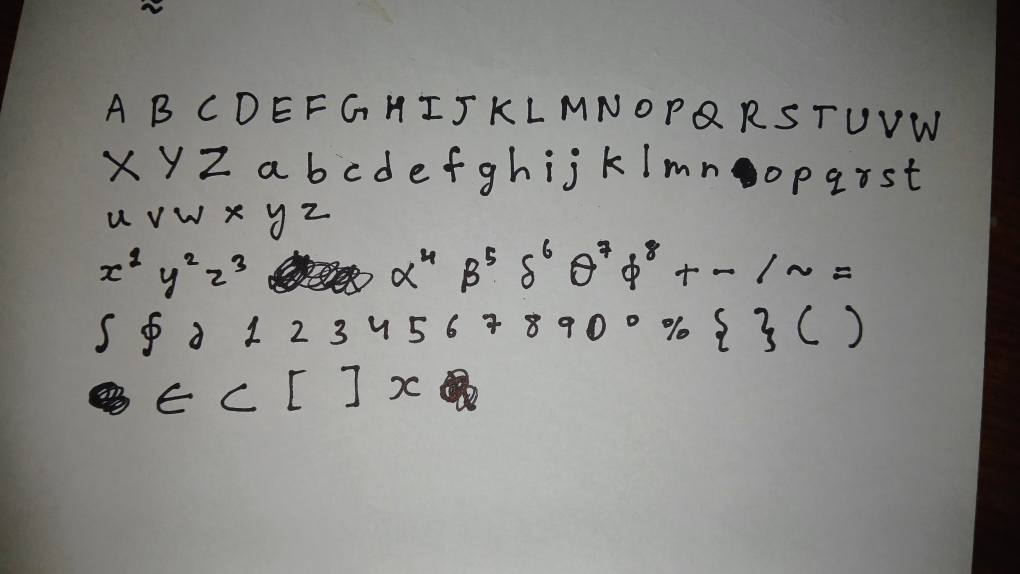
#> input picture examples/greek_math_sheet/sheet.jpg, 4080 x 2296 px (shown at 1/4 size)
$ python -i segment.py   (imports and definitions only)
#> lines starting #> are read from the running program, lines starting #| are printed output that depends on the picture; after the words box and inside, x2 and y2 are one past the last pixel; in counts of white or black regions, pixels touching at a corner belong together
### handtex/preprocess.py
"""Image preprocessing for robust glyph detection.

A photo of a whiteboard or a sheet of paper is rarely clean: it can be tilted,
unevenly lit, low-contrast, or the wrong size. This module fixes those before
segmentation so *every* letter and symbol is detectable:

    resize  →  flatten illumination  →  stretch contrast  →  deskew

Each step is conservative and a no-op on already-clean input, so it is safe to
run by default (see ``handtex.ocr.local.segment.segment_image``).
"""

from __future__ import annotations

from dataclasses import dataclass
from typing import Union

import numpy as np
from PIL import Image
from skimage.exposure import rescale_intensity
from skimage.filters import gaussian, threshold_otsu
from skimage.transform import rotate

ImageLike = Union[str, np.ndarray, Image.Image]


@dataclass
class PreprocessParams:
    min_height: int = 900       # upscale shorter images so glyphs are big enough
    max_height: int = 1600      # downscale taller images for speed
    illumination: bool = True   # flatten shadows / lighting gradients
    contrast: bool = True       # stretch to the full tonal range
    deskew: bool = True         # rotate the page upright
    max_skew_deg: float = 12.0  # search range for skew estimation
    min_skew_deg: float = 0.3   # ignore skew below this (avoid needless blur)


def to_grayscale(image: ImageLike) -> np.ndarray:
    """Load anything into a uint8 grayscale array."""
    if isinstance(image, str):
        return np.asarray(Image.open(image).convert("L"))
    if isinstance(image, Image.Image):
        return np.asarray(image.convert("L"))
    arr = np.asarray(image)
    if arr.ndim == 3:
        arr = np.asarray(Image.fromarray(arr).convert("L"))
    return arr.astype(np.uint8)


def resize_for_ocr(gray: np.ndarray, min_height: int, max_height: int) -> np.ndarray:
    """Scale so the image height lands in ``[min_height, max_height]``."""
#> called with min_height = 900, max_height = 1600
    h = gray.shape[0]
#> h = 2296
    if h == 0:
        return gray
    scale = 1.0
    if h < min_height:
        scale = min_height / h
    elif h > max_height:
        scale = max_height / h
#> scale = 0.697
    if abs(scale - 1.0) < 1e-3:
        return gray
    img = Image.fromarray(gray)
    new = (max(1, round(gray.shape[1] * scale)), max(1, round(h * scale)))
#> new = (2843, 1600)
    return np.asarray(img.resize(new, Image.LANCZOS))
#> returned value: shape (1600, 2843)


def flatten_illumination(gray: np.ndarray) -> np.ndarray:
    """Divide out smooth lighting gradients (shadows, vignetting).

    Estimates the local paper brightness with a large Gaussian blur and
    normalizes against it, so dark ink stands out evenly across the frame.
    """
    g = gray.astype(np.float32)
    sigma = max(gray.shape) / 30.0
#> sigma = 94.77
    background = gaussian(g, sigma=sigma, preserve_range=True)
    background = np.maximum(background, 1.0)
    norm = g / background
    norm = np.clip(norm, 0.0, 1.0)
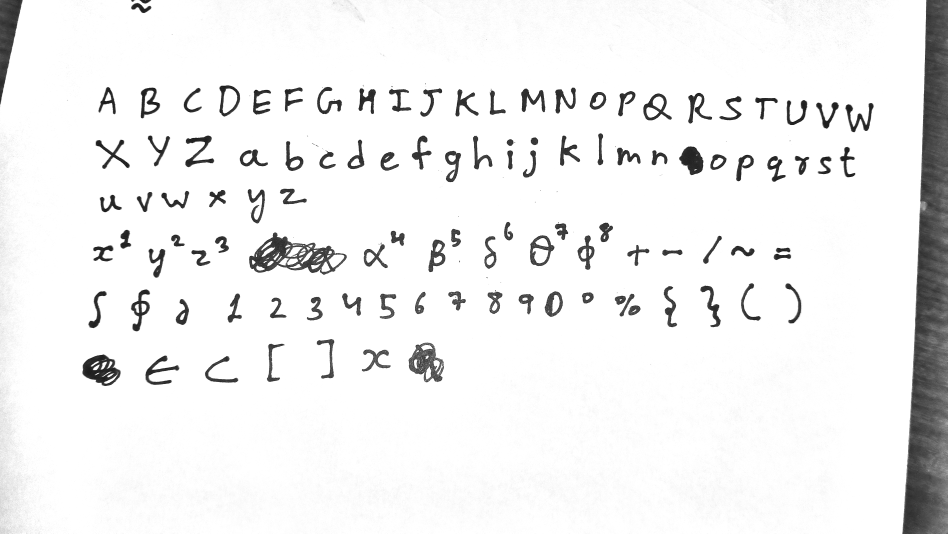
#> norm: shape (1600, 2843) float32 (shown at 1/3 size); min 0, max 1, mean 0.942
    return (norm * 255).astype(np.uint8)


def stretch_contrast(gray: np.ndarray, low_pct: float = 2.0, high_pct: float = 98.0) -> np.ndarray:
    """Percentile contrast stretch to the full 0–255 range."""
#> called with low_pct = 2, high_pct = 98
    lo, hi = np.percentile(gray, (low_pct, high_pct))
#> lo = 52; hi = 255
    if hi - lo < 1e-3:
        return gray
    out = rescale_intensity(gray, in_range=(lo, hi), out_range=(0, 255))
    return out.astype(np.uint8)


def estimate_skew(gray: np.ndarray, max_skew_deg: float = 12.0, step: float = 0.5) -> float:
    """Estimate page skew in degrees via projection-profile sharpness.

    The correct rotation makes text rows align horizontally, which maximizes
    the variance of the row-sum profile of the ink mask.
    """
#> called with max_skew_deg = 12, step = 0.5
    # Work on a small binary copy for speed.
    small = Image.fromarray(gray)
    scale = 600.0 / max(gray.shape)
#> scale = 0.211
    if scale < 1.0:
        small = small.resize((max(1, int(gray.shape[1] * scale)),
                              max(1, int(gray.shape[0] * scale))), Image.BILINEAR)
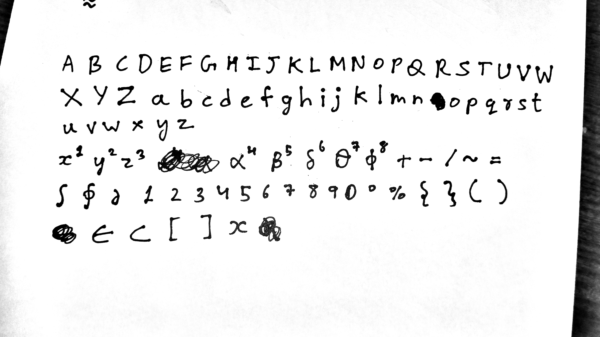
#> small: PIL image 600x337 L; min 0, max 255, mean 236.4
    arr = np.asarray(small)
    try:
        thr = threshold_otsu(arr)
#> thr = 149
    except Exception:
        thr = 128
    ink = (arr < thr).astype(np.float32)
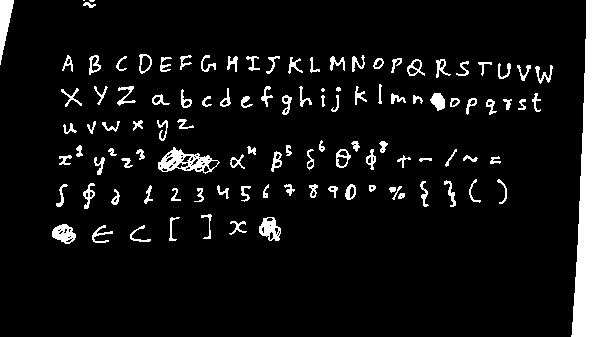
#> ink: shape (337, 600) float32; values 0 (black) and 1 (white), 7.9% white; 110 white regions (4 under 20 px), largest, box (x1, y1, x2, y2) and area: (571, 0, 600, 337) 6630, (158, 147, 220, 174) 712, (0, 0, 14, 65) 479
    if ink.sum() < 10:
        return 0.0

    best_angle, best_score = 0.0, -1.0
    angle = -max_skew_deg
    while angle <= max_skew_deg + 1e-6:
        rotated = rotate(ink, angle, resize=False, order=0, preserve_range=True)
        profile = rotated.sum(axis=1)
        score = float(np.var(np.diff(profile)))
        if score > best_score:
            best_score, best_angle = score, angle
        angle += step
#> this loop made 49 passes
#> (score, best_score, best_angle) on passes 1, 2, 3, 10, 12, 17, 19, 20, 21, 22, 24, 26: (25.98, 25.98, -12), (29.41, 29.41, -11.5), (34.53, 34.53, -11), (34.97, 34.97, -7.5), (36.72, 36.72, -6.5), (38.82, 38.82, -4), (40.71, 40.71, -3), (45.66, 45.66, -2.5), (51.99, 51.99, -2), (59.93, 59.93, -1.5), (64.09, 64.09, -0.5), (71.11, 71.11, 0.5)
#> score on passes 4 to 9: 33.54, 28.15, 29.45, 32.96, 31.42, 25.76
#> pass 1, in estimate_skew, `rotated = rotate(ink, angle, resize=False, order=0, preserve_range=True)`:
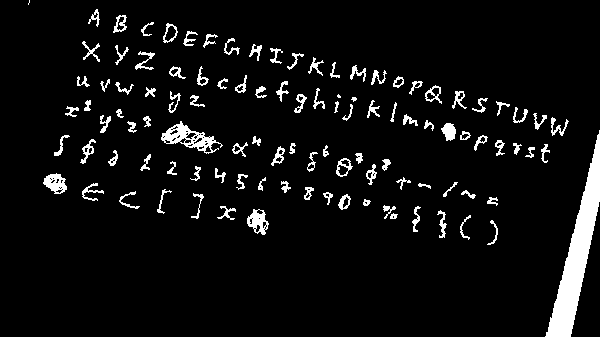
#> rotated: shape (337, 600) float32; values 0 (black) and 1 (white), 6.1% white; 106 white regions (3 under 20 px), largest, box (x1, y1, x2, y2) and area: (545, 130, 600, 337) 3619, (161, 121, 223, 154) 709, (247, 209, 269, 235) 310
#> after the loop, angle = 12.5; best_angle = 0.5; best_score = 71.11
#> in preprocess, `angle = estimate_skew(gray, p.max_skew_deg)`: angle = 0.5
    return best_angle


def deskew(gray: np.ndarray, angle: float) -> np.ndarray:
    """Rotate by ``angle`` degrees, keeping the paper background white."""
#> called with angle = 0.5
    # cval is in the same 0–255 range as the data (preserve_range): fill the
    # exposed corners with white paper, not black.
    rotated = rotate(gray, angle, resize=True, order=1, mode="constant",
                     cval=255.0, preserve_range=True)
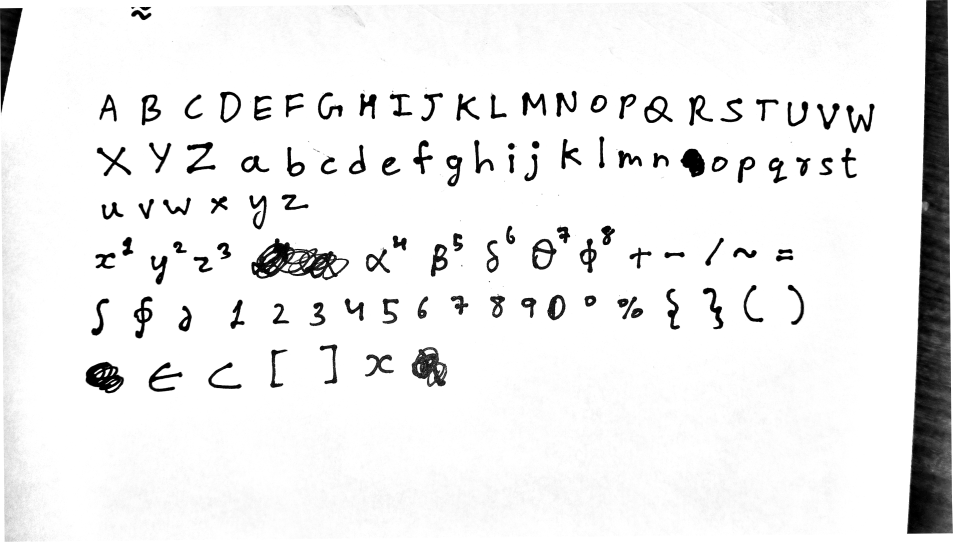
#> rotated: shape (1625, 2857) float64 (shown at 1/3 size); min 0, max 255, mean 236.7
    return np.clip(rotated, 0, 255).astype(np.uint8)
#> returned value: shape (1625, 2857)


def preprocess(image: ImageLike, params: PreprocessParams | None = None) -> np.ndarray:
    """Return a cleaned uint8 grayscale image ready for segmentation."""
    p = params or PreprocessParams()
    gray = to_grayscale(image)
    gray = resize_for_ocr(gray, p.min_height, p.max_height)
    if p.illumination:
        gray = flatten_illumination(gray)
    if p.contrast:
        gray = stretch_contrast(gray)
    if p.deskew:
        angle = estimate_skew(gray, p.max_skew_deg)
        if abs(angle) >= p.min_skew_deg:
            gray = deskew(gray, angle)
    return gray

### handtex/types.py
"""Core data types shared across the pipeline.

The whole pipeline is a series of transforms over these structures::

    image --ocr--> list[RecognizedGlyph]
          --layout--> Document
          --latex/render--> .tex / .png
"""

from __future__ import annotations

from dataclasses import dataclass, field
from enum import Enum
from typing import List, Optional


@dataclass(frozen=True)
class BBox:
    """An axis-aligned bounding box in image pixel coordinates (y grows down)."""

    x: float
    y: float
    w: float
    h: float

    @property
    def left(self) -> float:
        return self.x

    @property
    def right(self) -> float:
        return self.x + self.w

    @property
    def top(self) -> float:
        return self.y

    @property
    def bottom(self) -> float:
        return self.y + self.h

    @property
    def cx(self) -> float:
        return self.x + self.w / 2.0

    @property
    def cy(self) -> float:
        return self.y + self.h / 2.0

    @property
    def area(self) -> float:
        return self.w * self.h

    def vertical_overlap(self, other: "BBox") -> float:
        """Height of the vertical overlap between two boxes (>=0)."""
        return max(0.0, min(self.bottom, other.bottom) - max(self.top, other.top))


@dataclass
class RecognizedGlyph:
    """One symbol returned by an OCR backend.

    ``name`` is the canonical symbol name from :mod:`handtex.font.symbols`
    (e.g. ``"alpha"``, ``"x"``, ``"plus"``). ``text`` is the literal character.
    """

    name: str
    text: str
    bbox: BBox
    confidence: float = 1.0


class Role(str, Enum):
    """Vertical role of a token relative to its line / base glyph."""

    BASE = "base"
    SUPERSCRIPT = "superscript"
    SUBSCRIPT = "subscript"


@dataclass
class Token:
    """A laid-out glyph: the recognized glyph plus its resolved role."""

    glyph: RecognizedGlyph
    role: Role = Role.BASE
    # Super/subscripts that attach to this base, in reading order.
    superscript: List["Token"] = field(default_factory=list)
    subscript: List["Token"] = field(default_factory=list)

    @property
    def name(self) -> str:
        return self.glyph.name

    @property
    def text(self) -> str:
        return self.glyph.text


@dataclass
class Line:
    """A horizontal line of base tokens (super/subscripts nested inside)."""

    tokens: List[Token] = field(default_factory=list)
    baseline: Optional[float] = None
    x_height: Optional[float] = None


@dataclass
class Document:
    """The structured result of reading a whiteboard."""

    lines: List[Line] = field(default_factory=list)

    def is_empty(self) -> bool:
        return not any(line.tokens for line in self.lines)

### handtex/ocr/local/segment.py
"""Segment a whiteboard image into individual glyph regions.

Classic connected-component analysis (no ML): binarize ink, label components,
drop noise, then merge components that clearly belong to one glyph — stacked
marks like ``=`` ``i`` ``j`` ``÷`` whose parts overlap horizontally. Vertically
offset neighbours (an exponent next to its base) are deliberately *not* merged,
so the layout engine can still see them as separate boxes and reason about
super/subscripts.
"""

from __future__ import annotations

from dataclasses import dataclass
from typing import List

import numpy as np
from PIL import Image
from skimage.filters import threshold_otsu
from skimage.measure import label, regionprops

from ...types import BBox


@dataclass
class Segment:
    bbox: BBox
    mask: np.ndarray   # boolean ink mask, cropped to bbox
    ink: np.ndarray    # ink intensity (0..1, high = ink), cropped to bbox


def _ink_and_binary(gray: np.ndarray) -> tuple[np.ndarray, np.ndarray]:
    """Return ``(ink, binary)``: ink intensity (0..1, high = ink) and a mask.

    Otsu separates dark strokes from the (possibly light-gray) background, so
    faint printed grid lines on a capture sheet are treated as background.
    """
    try:
        thr8 = float(threshold_otsu(gray))
#> thr8 = 140
    except Exception:
        thr8 = 128.0
    g = gray.astype(np.float32) / 255.0
#> g: shape (1625, 2857) float32
    thr = thr8 / 255.0
#> thr = 0.549
    ink = np.clip((thr - g) / max(thr, 1e-3), 0.0, 1.0)
#> ink: shape (1625, 2857) float32
    binary = gray < thr8
#> binary: shape (1625, 2857) bool; 7.4% white; 141 white regions (30 under 20 px), largest, box (x1, y1, x2, y2) and area: (2721, 0, 2857, 1601) 148908, (754, 715, 1047, 840) 14864, (0, 24, 68, 339) 10646
    return ink, binary


def _hsub(a: BBox, b: BBox) -> float:
    """Horizontal overlap as a fraction of the narrower box."""
    inter = max(0.0, min(a.right, b.right) - max(a.left, b.left))
    return inter / max(1.0, min(a.w, b.w))


def segment_image(image_path: str, min_area_frac: float = 0.0001,
                  min_area_abs: float = 20.0, preprocess: bool = True) -> List[Segment]:
    """Return glyph segments left-to-right.

    By default the image is cleaned first (resize, illumination flattening,
    contrast stretch, deskew) so faint or tilted glyphs are still detected;
    pass ``preprocess=False`` to segment the raw image.
    """
    if preprocess:
        from ...preprocess import preprocess as _preprocess
        gray = _preprocess(image_path)
    else:
        gray = np.asarray(Image.open(image_path).convert("L"))
    ink, binary = _ink_and_binary(gray)

    lbl = label(binary)
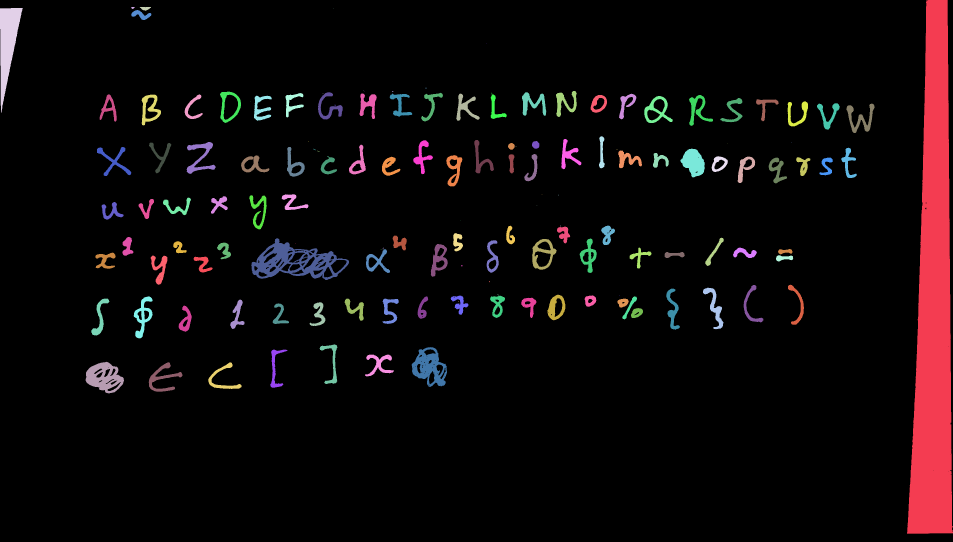
#> lbl: shape (1625, 2857) int32 (shown at 1/3 size); 142 distinct labels, from 0 to 141; one colour per label, 0 black
    H, W = binary.shape
#> H = 1625; W = 2857
    min_area = max(min_area_abs, min_area_frac * H * W)
#> min_area = 464.3

    boxes = []
    for r in regionprops(lbl):
        minr, minc, maxr, maxc = r.bbox
        if r.area < min_area:
            continue
        boxes.append(BBox(minc, minr, maxc - minc, maxr - minr))
#> this loop made 141 passes
#> (minr, minc, maxr, maxc) on passes 1 to 12: (0, 2721, 1601, 2857), (21, 394, 27, 405), (21, 419, 32, 453), (24, 0, 339, 68), (24, 1001, 25, 1002), (30, 394, 60, 454), (130, 1460, 131, 1461), (263, 1277, 266, 1279), (270, 1091, 272, 1092), (273, 1176, 276, 1180), (273, 1668, 351, 1730), (275, 660, 369, 723)
#> after the loop, boxes = 106 items

    # Drop non-glyph blobs (page edges, shadows, margin rules) that are far
    # taller than the text — they would otherwise span many rows and collapse
    # them into one line. Tall real glyphs (integrals, brackets) stay well
    # under the threshold.
    if len(boxes) >= 5:
        import statistics
        med_h = statistics.median(b.h for b in boxes)
#> med_h = 77
        boxes = [b for b in boxes if b.h <= 6.0 * med_h]
#> boxes = 105 items

    boxes = _merge_stacked(boxes)
    boxes.sort(key=lambda b: b.left)

    segs: List[Segment] = []
    for b in boxes:
        y0, y1 = int(b.top), int(b.bottom)
        x0, x1 = int(b.left), int(b.right)
        sub_ink = ink[y0:y1, x0:x1]
        segs.append(Segment(bbox=b, mask=sub_ink > 0.35, ink=sub_ink))
    return segs


def _merge_stacked(boxes: List[BBox]) -> List[BBox]:
    """Union-merge components that stack vertically into one glyph.

    The vertical-gap tolerance is scaled by the *line's* character height (the
    median box height), not each component's own height — otherwise thin parts
    like the two bars of ``=`` (each only a few px tall) never merge.
    """
    n = len(boxes)
#> n = 105
    if n == 0:
        return []
    parent = list(range(n))
#> parent = 105 values from 0 to 104

    def find(i: int) -> int:
        while parent[i] != i:
            parent[i] = parent[parent[i]]
            i = parent[i]
        return i

    def union(i: int, j: int) -> None:
        parent[find(i)] = find(j)

    for i in range(n):
        for j in range(i + 1, n):
            a, b = boxes[i], boxes[j]
            # strong horizontal overlap + small vertical gap => same glyph.
            # Scale the gap tolerance by the pair's largest dimension, so thin
            # parts (e.g. the two wide bars of '=') still merge even though
            # each bar is only a few pixels tall.
            if _hsub(a, b) > 0.55:
                gap = max(a.top, b.top) - min(a.bottom, b.bottom)
                ref = max(a.w, b.w, a.h, b.h)
                if gap < 0.45 * ref:
                    union(i, j)

    groups: dict[int, List[BBox]] = {}
    for i in range(n):
        groups.setdefault(find(i), []).append(boxes[i])

    merged: List[BBox] = []
    for grp in groups.values():
        left = min(b.left for b in grp)
        top = min(b.top for b in grp)
        right = max(b.right for b in grp)
        bottom = max(b.bottom for b in grp)
        merged.append(BBox(left, top, right - left, bottom - top))
#> this loop made 100 passes
    return merged

>>> result = segment_image('../../../examples/greek_math_sheet/sheet.jpg')
#> the loop in segment_image, `for b in boxes:` made 100 passes
#> pass 3, in segment_image, `sub_ink = ink[y0:y1, x0:x1]`:
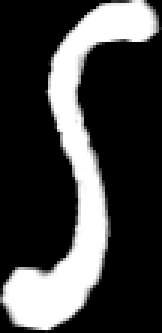
#> sub_ink: shape (111, 54) float32 (shown 3 times larger); min 0, max 1, mean 0.26
